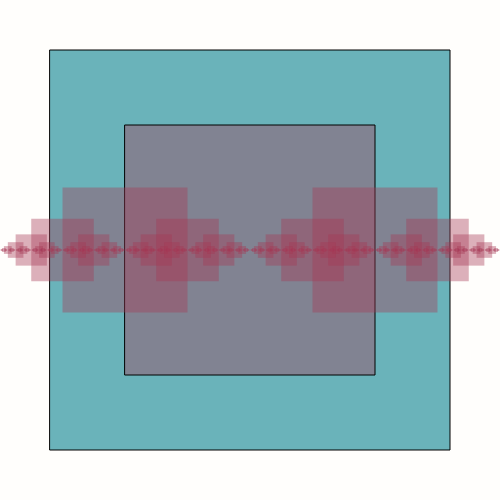
Frame 1 (no input)
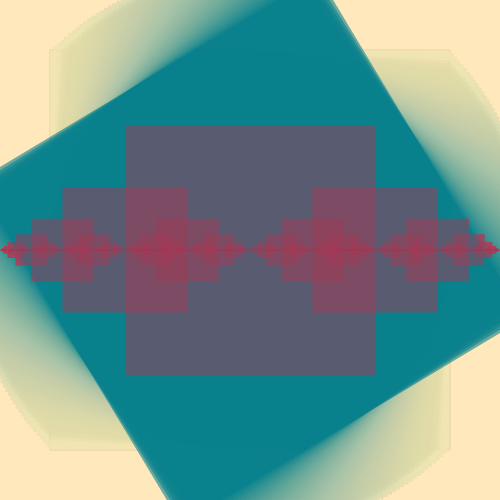
Frame 60 (no input)
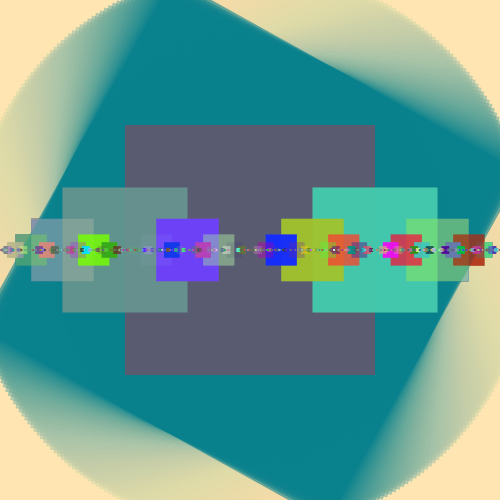
Frame 120 (the mouse pressed at the canvas centre since frame 60)

The p5.js sketch that drew these frames (run headless with seeded random() and noise() and a simulated clock; from frame 60 on, the mouse is pressed at the canvas centre):

// p5.js sketch
// ── sketch.js
var angle = 0;

function setup() {
  createCanvas(500, 500);
  angleMode (DEGREES); 
}

function draw() {
  // Hintergrundfarbe:
  background(242, 212, 174,10); //Transparency für den Verzögerungseffekt
  rectMode (CENTER); 
  
  push ();

    translate (250, 250) //Ursprung ist jetzt im Zentrum des Canvas
    rotate (angle);
    fill (3, 126, 140, 150);
    square (0, 0, 400);
    angle++; //ermöglicht die Drehung

  pop(); // alles zwischen push und pop ist vom Rest abgetrennt zu betrachten

  fill (166, 56, 86, 100);
  drawSquare(250, 250, 10); // (x - Position, länge der Seiten, wie oft die Rekursion durchgeführt werden soll)
}

function drawSquare(x, length, level) { //Funktion die die Rekursion ermöglicht
  square (x, height / 2, length); //height / 2 damits Mittig ist -> Man könnte das Gleiche auch für x machen
  noStroke();
  if (mouseIsPressed) { //Random Color bei gedrückter Maus
    const BB = random (0, 265);
    const RR = random (0, 265);
    const GG = random (0, 265);
    const HH = random (0, 280);
    fill (RR, GG, BB, HH); 
    //fill (166, 56, 86, HH);
  }
  if (level > 1) {
    level = level - 1;
    drawSquare(x - length / 2, length / 2, level); //(Verschiebung auf der x Achse, Quadrat wird verkleinert, neuer Level)
    drawSquare(x + length / 2, length / 2, level); //hier - statt + damit auf beiden Seiten ein Quadrat erstellt wird
  }
}
